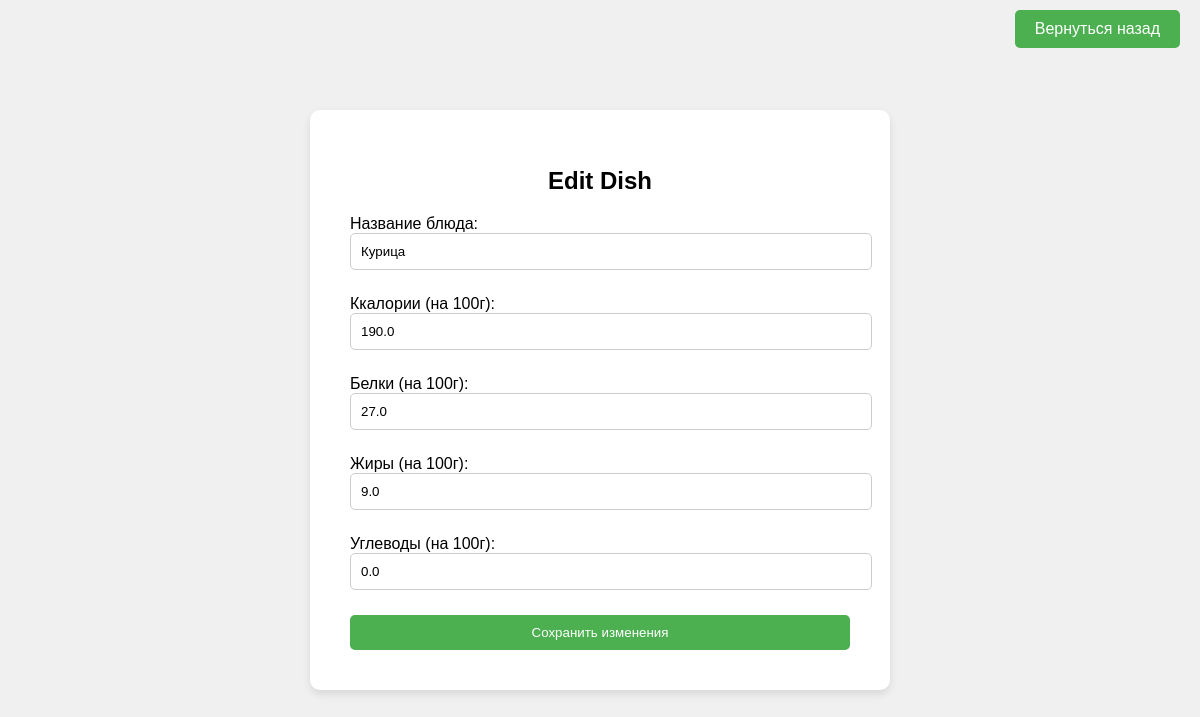
Page /edit_dish/1 (signed in) on the committed database.
### tables this page shows
CREATE TABLE dishes (
                        id INTEGER PRIMARY KEY AUTOINCREMENT,
                        user_id INTEGER NOT NULL,
                        dish_name TEXT NOT NULL,
                        calories REAL NOT NULL,
                        proteins REAL NOT NULL,
                        fats REAL NOT NULL,
                        carbs REAL NOT NULL,
                        FOREIGN KEY (user_id) REFERENCES users(id)
                    );

### main.py (the view, shortened to what this page needs)
@app.route('/edit_dish/<int:dish_id>', methods=['GET', 'POST'])
def edit_dish(dish_id):
    if 'user_id' not in session:
        return redirect(url_for('login'))
    conn = get_db_connection()
    dish = conn.execute('SELECT * FROM dishes WHERE id = ?', (dish_id,)).fetchone()
    conn.close()
    return render_template('edit_dish.html', dish=dish)

### main.py (called while the page is built)
def get_db_connection():
    conn = sqlite3.connect('data/users.db')
    conn.row_factory = sqlite3.Row
    return conn

### templates/edit_dish.html (shortened to what this page needs)
<!DOCTYPE html>
<html lang="en">
<head>
</head>
<body>
<a href="/add_dish" class="back-to-home">Вернуться назад</a>
    <div class="container">
        <h1>Edit Dish</h1>
        <form action="/edit_dish/{{ dish.id }}" method="POST">
            <div class="form-group">
                <label for="dish_name">Название блюда:</label>
                <input type="text" id="dish_name" name="dish_name" value="{{ dish.dish_name }}" required>
            </div>
            <div class="form-group">
                <label for="calories">Ккалории (на 100г):</label>
                <input type="number" id="calories" step="0.1" name="calories" value="{{ dish.calories }}" required>
            </div>
            <div class="form-group">
                <label for="proteins">Белки (на 100г):</label>
                <input type="number" id="proteins" step="0.1" name="proteins" value="{{ dish.proteins }}" required>
            </div>
            <div class="form-group">
                <label for="fats">Жиры (на 100г):</label>
                <input type="number" id="fats" step="0.1" name="fats" value="{{ dish.fats }}" required>
            </div>
            <div class="form-group">
                <label for="carbs">Углеводы (на 100г):</label>
                <input type="number" id="carbs" step="0.1" name="carbs" value="{{ dish.carbs }}" required>
            </div>
            <button type="submit">Сохранить изменения</button>
        </form>
    </div>
</body>
</html>

### templates/edit_dish.html (style rules this page uses)
body { font-family: Arial, sans-serif; display: flex; justify-content: center; align-items: center; height: 100vh; margin: 0; background-color: #f0f0f0; }
.container { background-color: #ffffff; padding: 40px; box-shadow: 0 4px 8px rgba(0, 0, 0, 0.1); border-radius: 10px; text-align: center; width: 90%; max-width: 500px; }
h1 { font-size: 24px; margin-bottom: 20px; }
.form-group { margin-bottom: 15px; text-align: left; }
input { padding: 10px; width: 100%; margin-bottom: 10px; border: 1px solid #ccc; border-radius: 5px; }
button { padding: 10px; background-color: #4CAF50; color: white; border: none; border-radius: 5px; cursor: pointer; width: 100%; }
.back-to-home { position: absolute; top: 10px; right: 20px; padding: 10px 20px; background-color: #4CAF50; color: white; text-decoration: none; border-radius: 5px; font-size: 16px; transition: background-color 0.3s; }

### rows in the picture
dishes: dish_name "Курица", calories "190.0", proteins "27.0", fats "9.0", carbs "0.0"
